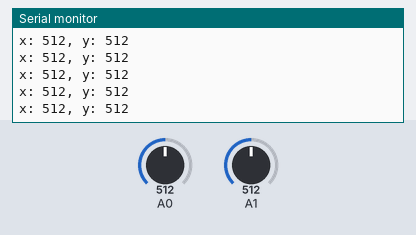
Simulated run of this sketch. Board: Arduino Uno, built with avr-gcc and run on an emulated ATmega328P. Parts: the last lines printed to the serial monitor. The test bench sets the inputs (shaded band); at power-on: A0 = 512, A1 = 512.

Above: at 1.2 s.
1.3 s: A0 set to 716
At 1.31 s:
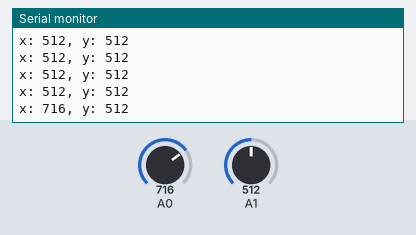
2.8 s: A1 set to 716
At 2.82 s:
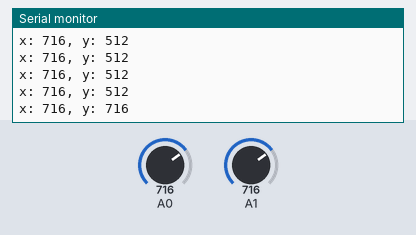
4.3 s: A0 set to 900
At 4.33 s:
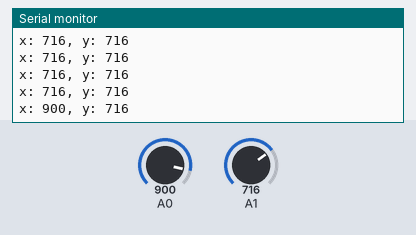
5.8 s: A1 set to 900
At 5.84 s:
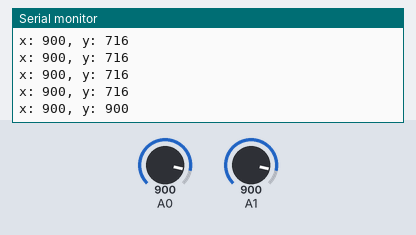
Timing chart, 0 to 8.3 s (numbered marks = the images above; inputs shaded):
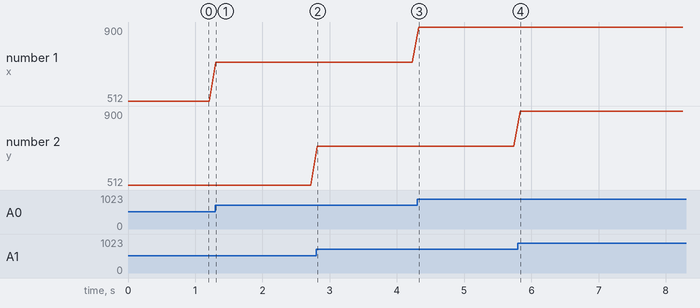

The sketch:

analog_actions.ino
```cpp
struct Analog {
  int pin;
  int IO;
};

Analog analogX = {pin: A0, IO: INPUT};
Analog analogY = {pin: A1, IO: INPUT};

void setup() {
  pinMode(analogX.pin, analogX.IO);
  pinMode(analogY.pin, analogY.IO);
  Serial.begin(9600);
}

void loop() {
  int x = analogRead(analogX.pin);
  int y = analogRead(analogY.pin);
  Serial.print("x: "), Serial.print(x), Serial.print(", y: "), Serial.println(y);
  delay(100);
}
```

Measured:
- after the input at 1.3 s, the serial monitor: prints a new line at once (image 1)
- after the input at 2.8 s, the serial monitor: prints a new line at once (image 2)
- after the input at 4.3 s, the serial monitor: prints a new line at once (image 3)
- after the input at 5.8 s, the serial monitor: prints a new line at once (image 4)
- plotted number 1: 512 → 716 after the input at 1.3 s, 716 → 900 after the input at 4.3 s
